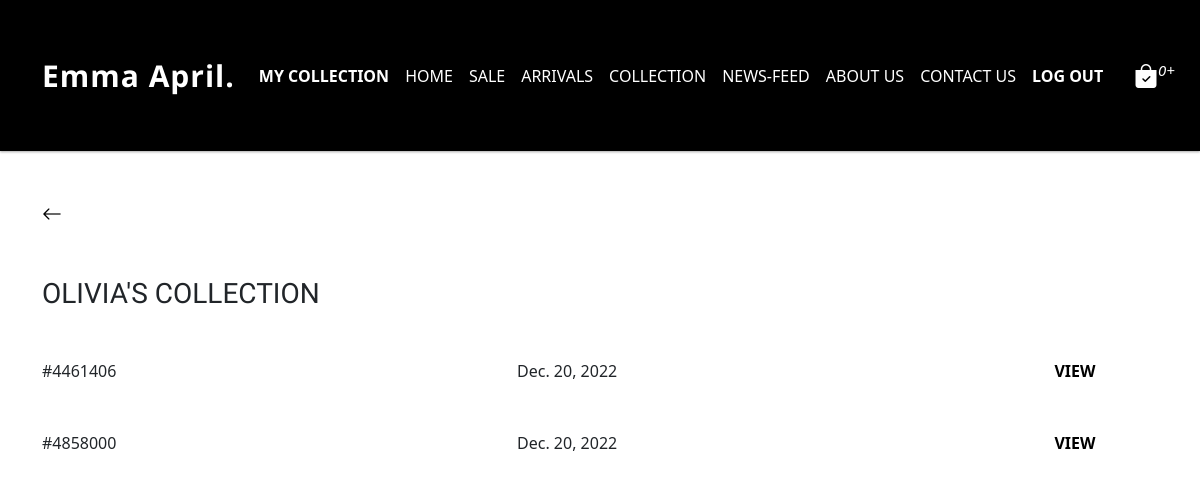
Screenshot of /my-collection/ (signed in) with the database file from the repository.
### client/models.py (models this page shows, shortened)
class DeliveryOption(models.Model):
    CustomerId = models.ForeignKey(CustomerModel, blank=True, null=True,on_delete=models.CASCADE,related_name="customer_order",default=None)
    UserItems = models.ManyToManyField(CartItems,related_name="user_cart",blank=True,default=None)
    Option_Picked = models.CharField(max_length=100,null=True,blank=True)
    GrandTotal = models.FloatField(null=True,blank=True)
    AmountDue = models.FloatField(null=True,blank=True)
    Name = models.CharField(max_length=300,null=True,blank=True)
    LastName = models.CharField(max_length=300,null=True,blank=True)
    Contact = models.CharField(max_length=300,null=True,blank=True)
    AltContact = models.CharField(max_length=300,null=True,blank=True)
    Email = models.CharField(max_length=300,null=True,blank=True)
    ComplexDetails = models.CharField(max_length=300,null=True,blank=True)
    Street = models.CharField(max_length=300,null=True,blank=True)
    Suburb = models.CharField(max_length=300,null=True,blank=True)
    City = models.CharField(max_length=300,null=True,blank=True)
    Province = models.CharField(max_length=300,null=True,blank=True)
    PostalCode = models.CharField(max_length=300,null=True,blank=True)
    object_Name = models.CharField(max_length=300,null=True,blank=True)
    customer_ref = models.CharField(max_length=100,null=True,blank=True,unique=True)
    paxiPackageId = models.CharField(max_length=100,null=True,blank=True)
    deliveryFee = models.FloatField(null=True,blank=True)
    addressLine1 = models.CharField(max_length=300,null=True,blank=True)
    addressLine2 = models.CharField(max_length=300,null=True,blank=True)
    addressLine3 = models.CharField(max_length=300,null=True,blank=True)
    addressLine4 = models.CharField(max_length=300,null=True,blank=True)
    addressLine5 = models.CharField(max_length=300,null=True,blank=True)
    addressLine6 = models.CharField(max_length=300,null=True,blank=True)
    addressLine7 = models.CharField(max_length=300,null=True,blank=True)
    order_date = models.DateField(auto_now_add=True, null=True)
    date_created = models.DateTimeField(auto_now_add=True, null=True)

### client/views.py (the view)
# urls.py: path('my-collection/',views.CustomerProducts,name='my-collection'),
def CustomerProducts(request):
    current_user = request.user
    customerInstance = CustomerModel.objects.get(user = current_user)
    cartCount = CartItems.objects.filter( Q(satus = "cart") & Q(CustomerId = customerInstance)).count()
    myCollection = DeliveryOption.objects.filter(CustomerId = customerInstance).order_by('-date_created')
    context = {
        "myCollection" : myCollection,
        "cartCount": cartCount
    }
    return render(request,'client/customerProducts.html',context)

### client/templates/client/customerProducts.html (shortened to what this page needs)
{% extends 'client/base.html' %} {% load static %} {% block content %}
{% include 'partials/navbar.html'%}
<section class="container mt-5">
  <a role="button" onclick="history.back()" style="color: black">
    <i class="bi bi-arrow-left" style="font-size: 20px"></i>
  </a>
  <h3 class="headings mt-5 UpperCase">{{request.user}}'s COLLECTION</h3>
  {% for collection in myCollection %}
  <div class="row mt-5 mb-4">
    <div class="col">#{{collection.customer_ref}}</div>
    <div class="col">{{collection.order_date}}</div>
    <div class="col-2 fw-bold" hx-boost="true">
      <center>
        <a
          href="{% url 'order-complete' collection.id %}"
          style="text-decoration: none"
        >
          <div class="text-black">VIEW</div>
        </a>
      </center>
    </div>
  </div>
  {% endfor %}
</section>
{% endblock %}

### static/CSS/main.css (style rules this page uses)
:root { --primary-color: darkblue; }

### client/templates/client/customerProducts.html (style rules this page uses)
.headings { font-family: "Tenor Sans", sans-serif; }
.UpperCase { text-transform: uppercase; }

### rows the page displays
DeliveryOption: customer_ref "4461406", order_date "Dec. 20, 2022"
DeliveryOption: customer_ref "4858000", order_date "Dec. 20, 2022"

### other values shown
{{ cartCount }} "0"
{{ request.user }} "OLIVIA"
